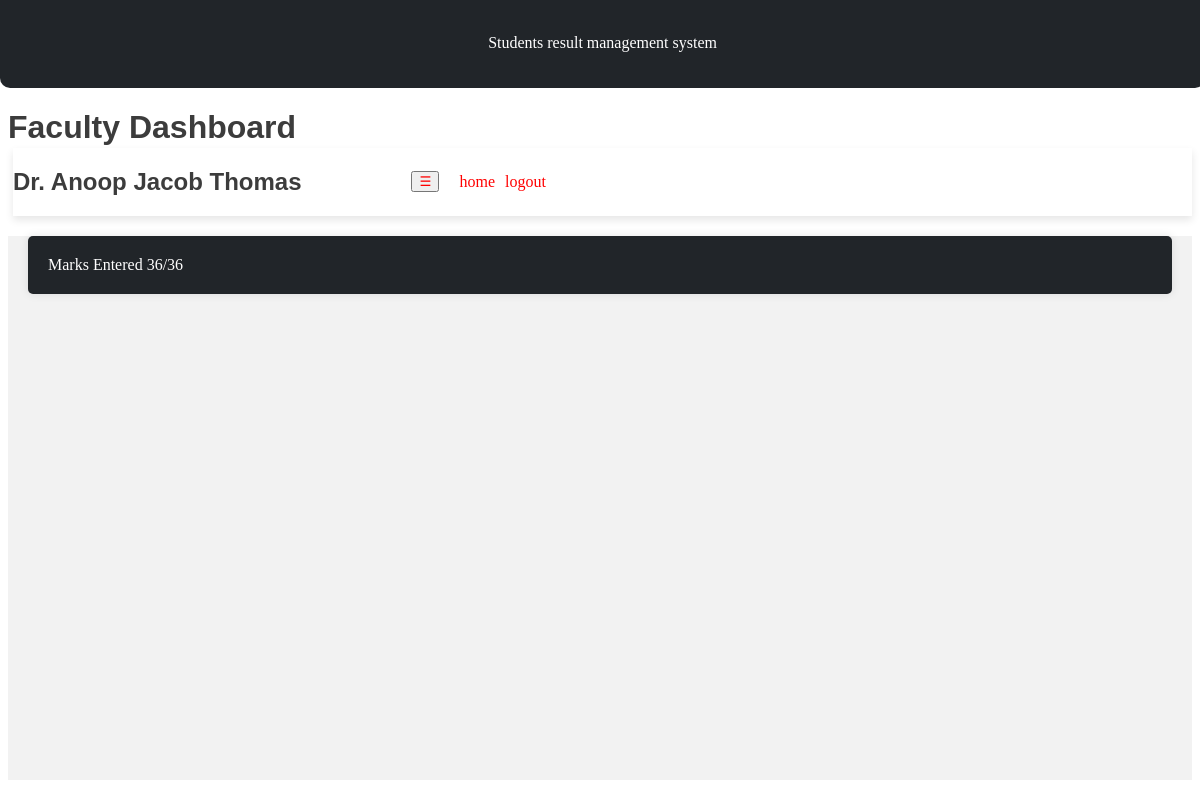
Page /faculty_dashboard on the committed database.
### home/models.py (models this page shows)
class course_key(models.Model):
    key = models.CharField(max_length=255,blank=True,null=True)
    course = models.CharField(max_length=255,blank=True,null=True)
    name = models.CharField(max_length=255,blank=True,null=True)
    total_marks = models.CharField(max_length=255,blank=True,null=True)
    entered_marks = models.CharField(max_length=255,blank=True,null=True)

### home/views.py (the view)
# urls.py: path('faculty_dashboard',views.faculty_dashboard, name="faculty_dashboard"),
def faculty_dashboard(request):
    temp=course_key.objects.all()
    for j in temp:
        if(j.key=="course"):
           sub= j.course
           name=j.name
           tot=j.total_marks
           com=j.entered_marks
           context = { 'course': sub,
                              'name' : name,
                              'total' : tot,
                              'entered' : com
                            }
    return render(request,'faculty_dashboard.html', context)

### templates/faculty_dashboard.html (shortened to what this page needs)
{% extends "teacher.html" %}
{% load static %}
{% block heading %} <h1 id="heading">Faculty Dashboard</h1> {% endblock %}
{% block content %}
<div class="main">
Marks Entered {{ entered }}/{{ total }}
</div>
{% endblock %}

### templates/teacher.html (shortened to what this page needs)
{%load static%}
<!DOCTYPE html>
<html lang="en">
<head>
</head>
<body>
    <div id="head">
        <p>Students result management system</p>
    </div>
    <div class="details">
        {% block heading %}<h1 id="heading">Faculty Dashboard</h1>{% endblock %}
        <div class="header-content">
            {% block name %}<h2 id="name">{{ name }}</h2>{% endblock %}
            <button class="logoutbutton" id="sidebar-toggle">☰</button>
            <a href="/" class="logoutbutton">home</a>
            <a href="/teacher_logout" class="logoutbutton">logout</a>
        </div>
    </div>
    <div class="main-content">
        {% block content %}{% endblock %}
    </div>
</body>
</html>

### rows in the picture
course_key: name "Dr. Anoop Jacob Thomas", entered_marks "36", total_marks "36"
